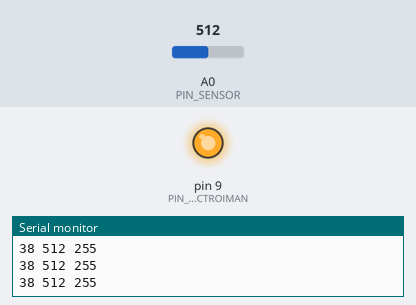
A sketch run on a simulated Arduino Uno, built with avr-gcc and run on an emulated ATmega328P. On the bench: output pins drawn as LEDs (lit = HIGH), the last lines printed to the serial monitor. The test bench sets the inputs (shaded band); at power-on: A0 (PIN_SENSOR) = 512.

Above: at 1.2 s.
1.3 s: A0 (PIN_SENSOR) set to 589
At 2.3 s:
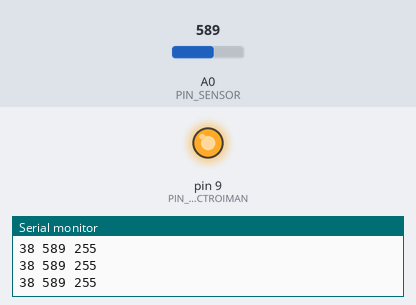
2.8 s: A0 (PIN_SENSOR) set to 618
At 4.0 s:
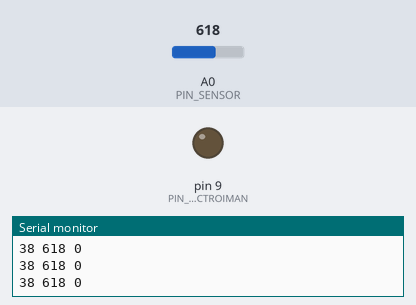
4.3 s: A0 (PIN_SENSOR) set to 590
At 5.5 s:
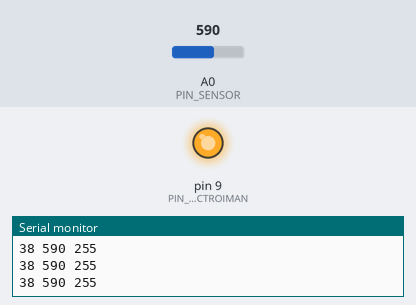
5.8 s: A0 (PIN_SENSOR) set to 610
At 6.5 s:
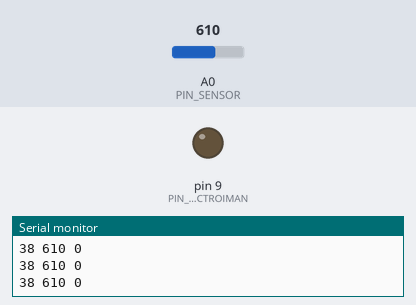
Timing chart, 0 to 8.3 s (numbered marks = the images above; inputs shaded):
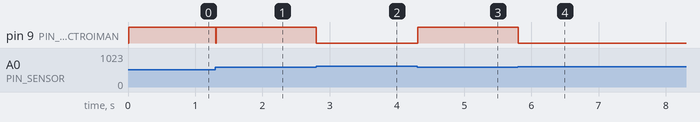

Measured:
- the behaviour switches between 600 and 601 on A0 (PIN_SENSOR) (found by bisection; images 1 and 2)
- after the input at 1.3 s, pin 9 (PIN_ELECTROIMAN): HIGH → LOW at once, → HIGH 0.01 s later
- after the input at 2.8 s, pin 9 (PIN_ELECTROIMAN): HIGH → LOW at once
- after the input at 4.3 s, pin 9 (PIN_ELECTROIMAN): LOW → HIGH at once
- after the input at 5.8 s, pin 9 (PIN_ELECTROIMAN): HIGH → LOW at once

The sketch:

maglev_pid_controller.ino
```cpp
// Pines de conexión
const int PIN_SENSOR = A0;
const int PIN_ELECTROIMAN = 9;

// Configuración del PID
double kp = 40.0;
double ki = 0.6;
double kd = 1.5;

// Variables de control
int consigna = 38;
double errorActual = 0.0;
double errorPrevio = 0.0;
double integral = 0.0;
double derivada = 0.0;

// Temporización (T = 10 ms)
unsigned long tiempoPrevio = 0;
const unsigned long DT_MS = 10;

void setup() {
  pinMode(PIN_ELECTROIMAN, OUTPUT);
  Serial.begin(115200);
  tiempoPrevio = millis();
}

void loop() {
  unsigned long tiempoActual = millis();

  if (tiempoActual - tiempoPrevio >= DT_MS) {
    double dt = (tiempoActual - tiempoPrevio) / 1000.0;
    tiempoPrevio = tiempoActual;

    int posicionReal = analogRead(PIN_SENSOR);
    errorActual = posicionReal - consigna;

    integral += errorActual * dt;
    integral = constrain(integral, -100.0, 100.0);

    derivada = (errorActual - errorPrevio) / dt;

    double salidaPID = (kp * errorActual) + (ki * integral) + (kd * derivada);
    int pwmElectroiman = constrain((int)salidaPID, 0, 255);

    // Seguridad si el objeto sale del rango de lectura
    if (posicionReal > 600) {
      pwmElectroiman = 0;
      integral = 0.0;
    }

    analogWrite(PIN_ELECTROIMAN, pwmElectroiman);

    errorPrevio = errorActual;

    Serial.print(consigna);
    Serial.print(" ");
    Serial.print(posicionReal);
    Serial.print(" ");
    Serial.println(pwmElectroiman);
  }
}
```
